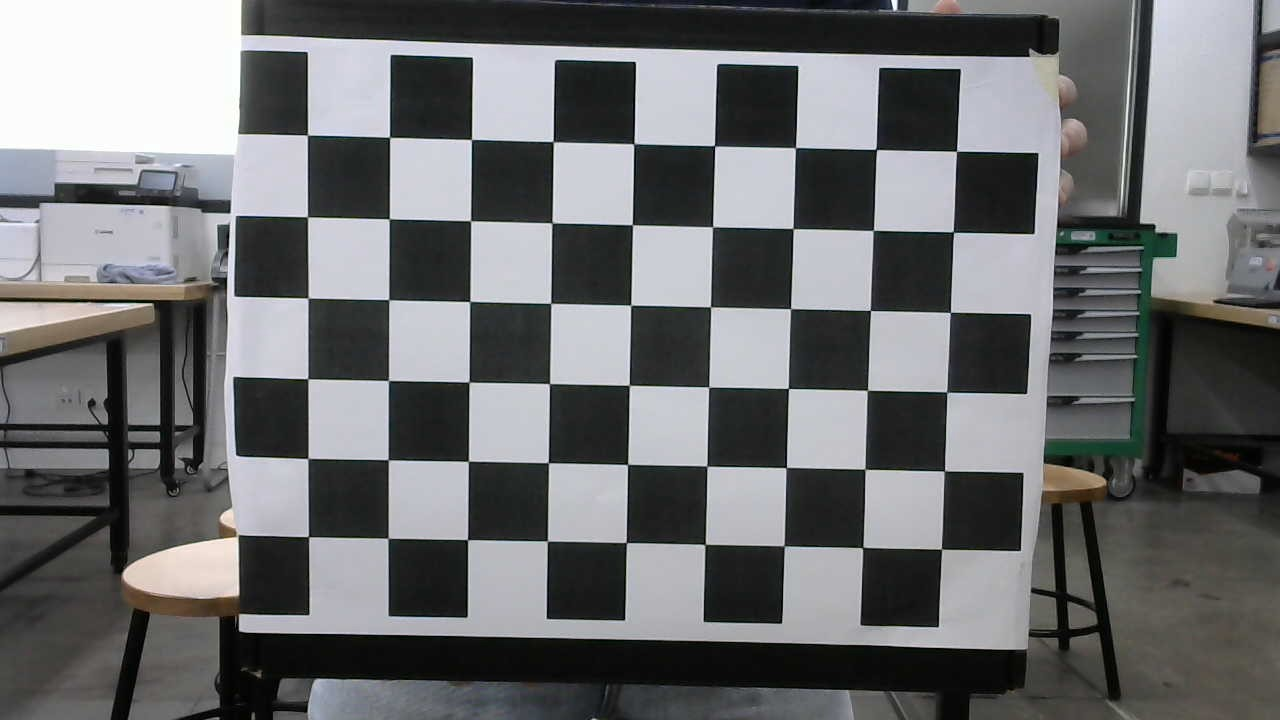
#> input picture Chessboard/1280x720/cali1.jpg, 1280 x 720 px; its folder holds 4 pictures in this run
$ python img_resize.py
#> lines starting #> are read from the running program, lines starting #| are printed output that depends on the picture
import cv2 as cv
import numpy as np
import os

input_path = "./Chessboard/1280x720"
output_path = "./Chessboard/640x360"
new_size = (640, 360)

def resize():
    for file in os.listdir(input_path):
        img = cv.imread(os.path.join(input_path, file))
#> img is the input picture: shape (720, 1280, 3); mean B, G, R 111.4, 109.9, 108.8
        new_img = cv.resize(img, new_size)
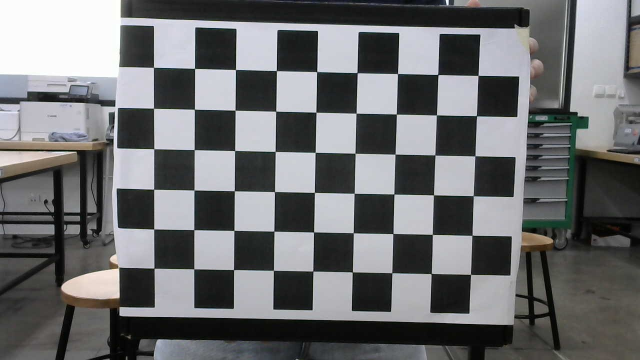
#> new_img: shape (360, 640, 3); mean B, G, R 111.5, 110, 109
#> pass 3 of the loop in resize, `for file in os.listdir(input_path):`:
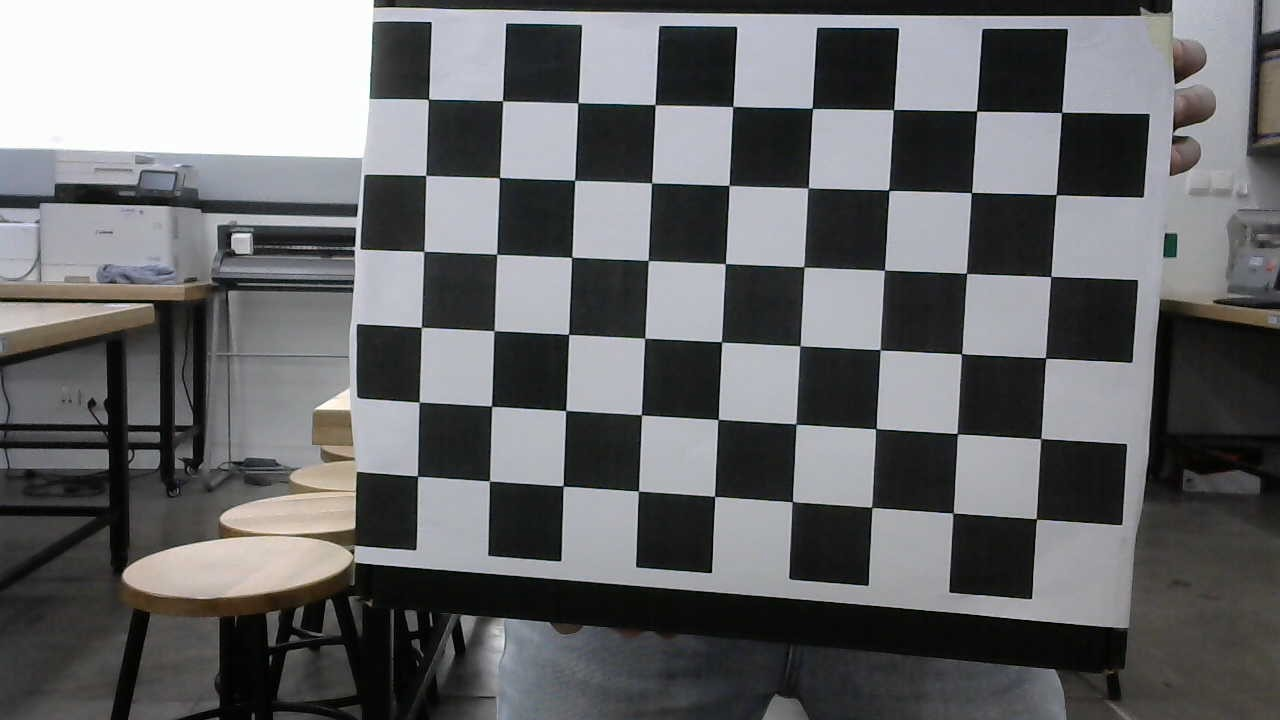
#> input picture Chessboard/1280x720/cali3.jpg, 1280 x 720 px
#> in resize, img is the input picture: shape (720, 1280, 3); mean B, G, R 106.7, 104.9, 104.3
#> in resize, `new_img = cv.resize(img, new_size)`:
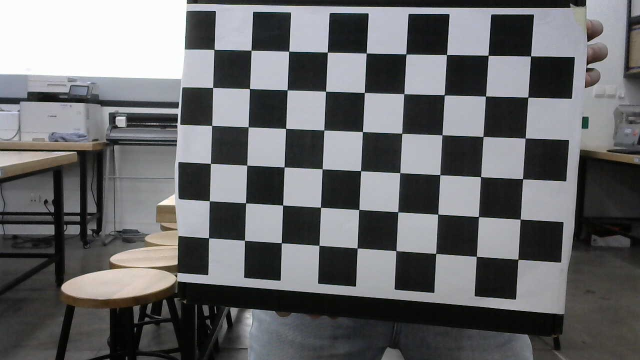
#> new_img: shape (360, 640, 3); mean B, G, R 106.8, 105.1, 104.4
#> the loop made 4 passes; the first 3 are shown
        cv.imwrite(os.path.join(output_path, file), new_img)
    return

if __name__ == "__main__":
    resize()
